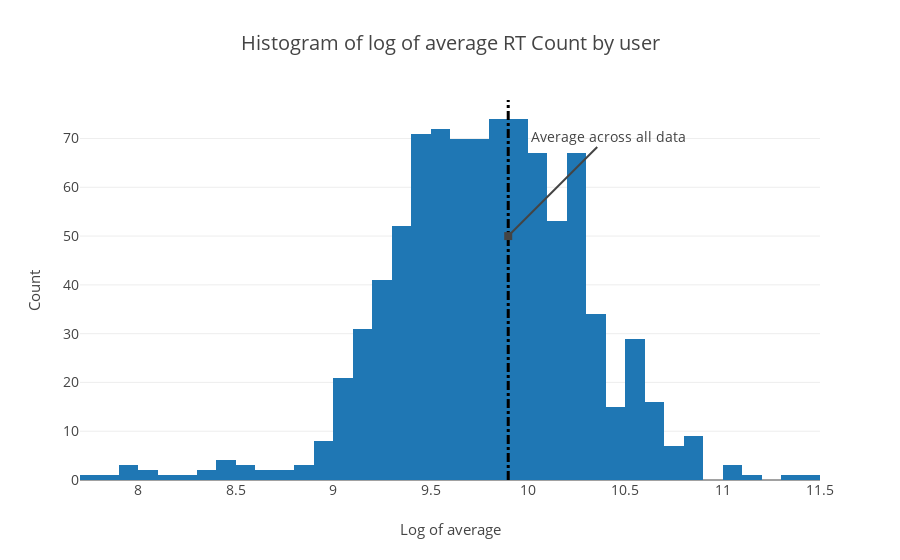

This figure's notebook cell:
### Code cell
import numpy as np
import plotly.offline as py
import plotly.graph_objs as go
py.init_notebook_mode(connected=True)
df = df_data
target = 'RT Count'
def histly(df,target):
    title_text='Histogram of log of average {0}'.format(target)
    
    data = [go.Histogram(x=np.log1p(df[target]))]
    
    shapes_list=[{
        'type': 'line',
        'xref': 'x',
        'yref': 'paper',
        'x0': np.log1p(df[target].mean()),
        'y0':0,
        'x1': np.log1p(df[target].mean()),
        'y1':1,
        'line': {
            'color': 'b',
            'width': 3,
            'dash': 'dashdot'
        }}]
        
    annotations_list=[{
            'x':np.log1p(df[target].mean()),
            'y': 50,
            'xref':'x',
            'yref':'y',
            'text':'Average across all data',
            'showarrow':True,
            'arrowhead':7,
            'ax':100,
            'ay':-100
            }]
        
    layout = go.Layout(
        title=title_text,
        font=dict(size=14, color='b'),
        xaxis={
        'title':'Log of average',
        'titlefont':{
            'size':15,
            'color':'b'
        }
        },
        yaxis={
        'title':'Count',
        'titlefont':{
            'size':15,
            'color':'b'
        }
        },
        autosize=True,
        shapes=shapes_list,
        annotations=annotations_list
        )
    
    fig = go.Figure(data=data, layout=layout)
    py.iplot(fig)
histly(df,target)

### Figure 1 — Plotly figure (JSON) as saved in the notebook; plotly's stock layout.template omitted (floating-point values rounded to 4 significant figures; data arrays with more than 128 entries replaced by an {"elided": "..."} marker saying what was removed)
{"data": [{"type": "histogram", "x": {"elided": "912 float values"}}], "layout": {"annotations": [{"arrowhead": 7, "ax": 100, "ay": -100, "showarrow": true, "text": "Average across all data", "x": 9.899, "xref": "x", "y": 50, "yref": "y"}], "autosize": true, "font": {"color": "b", "size": 14}, "shapes": [{"line": {"color": "b", "dash": "dashdot", "width": 3}, "type": "line", "x0": 9.899, "x1": 9.899, "xref": "x", "y0": 0, "y1": 1, "yref": "paper"}], "title": "Histogram of log of average RT Count by user", "xaxis": {"title": "Log of average", "titlefont": {"color": "b", "size": 15}}, "yaxis": {"title": "Count", "titlefont": {"color": "b", "size": 15}}}}
